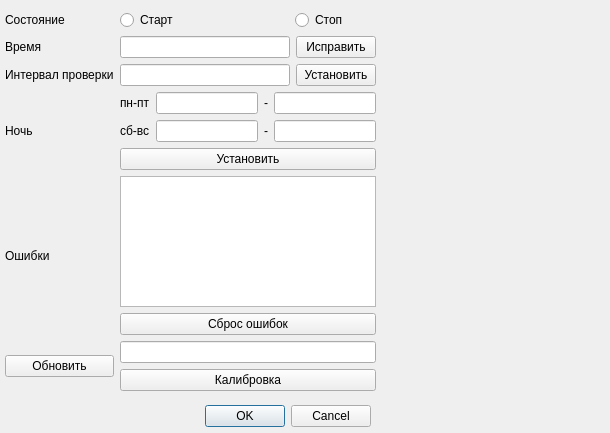
<?xml version="1.0" encoding="UTF-8"?>
<ui version="4.0">
 <class>GlobalStateDialog</class>
 <widget class="QDialog" name="GlobalStateDialog">
  <property name="geometry">
   <rect>
    <x>0</x>
    <y>0</y>
    <width>610</width>
    <height>433</height>
   </rect>
  </property>
  <property name="windowTitle">
   <string>Dialog</string>
  </property>
  <widget class="QDialogButtonBox" name="buttonBox">
   <property name="geometry">
    <rect>
     <x>30</x>
     <y>400</y>
     <width>341</width>
     <height>32</height>
    </rect>
   </property>
   <property name="orientation">
    <enum>Qt::Horizontal</enum>
   </property>
   <property name="standardButtons">
    <set>QDialogButtonBox::Cancel|QDialogButtonBox::Ok</set>
   </property>
  </widget>
  <widget class="QWidget" name="formLayoutWidget">
   <property name="geometry">
    <rect>
     <x>5</x>
     <y>10</y>
     <width>371</width>
     <height>381</height>
    </rect>
   </property>
   <layout class="QGridLayout" name="gridLayout">
    <property name="sizeConstraint">
     <enum>QLayout::SetMaximumSize</enum>
    </property>
    <item row="5" column="1">
     <layout class="QVBoxLayout" name="verticalLayout_3">
      <item>
       <widget class="QLineEdit" name="edCalibrate"/>
      </item>
      <item>
       <widget class="QPushButton" name="btnCalibrate">
        <property name="text">
         <string>Калибровка</string>
        </property>
       </widget>
      </item>
     </layout>
    </item>
    <item row="3" column="1">
     <layout class="QVBoxLayout" name="verticalLayout_2">
      <item>
       <layout class="QHBoxLayout" name="horizontalLayout_5">
        <item>
         <widget class="QLabel" name="label_8">
          <property name="text">
           <string>пн-пт</string>
          </property>
         </widget>
        </item>
        <item>
         <widget class="QLineEdit" name="edNightWDFrom"/>
        </item>
        <item>
         <widget class="QLabel" name="label_6">
          <property name="text">
           <string>-</string>
          </property>
         </widget>
        </item>
        <item>
         <widget class="QLineEdit" name="edNightWDTo"/>
        </item>
       </layout>
      </item>
      <item>
       <layout class="QHBoxLayout" name="horizontalLayout_6">
        <item>
         <widget class="QLabel" name="label_9">
          <property name="text">
           <string>сб-вс</string>
          </property>
         </widget>
        </item>
        <item>
         <widget class="QLineEdit" name="edNightWeFrom"/>
        </item>
        <item>
         <widget class="QLabel" name="label_7">
          <property name="text">
           <string>-</string>
          </property>
         </widget>
        </item>
        <item>
         <widget class="QLineEdit" name="edNightWETo"/>
        </item>
       </layout>
      </item>
      <item>
       <widget class="QPushButton" name="btnSetNight">
        <property name="text">
         <string>Установить</string>
        </property>
       </widget>
      </item>
     </layout>
    </item>
    <item row="0" column="1">
     <layout class="QHBoxLayout" name="horizontalLayout">
      <item>
       <widget class="QRadioButton" name="rdStart">
        <property name="text">
         <string>Старт</string>
        </property>
       </widget>
      </item>
      <item>
       <widget class="QLabel" name="lblNight">
        <property name="enabled">
         <bool>true</bool>
        </property>
        <property name="text">
         <string/>
        </property>
       </widget>
      </item>
      <item>
       <widget class="QRadioButton" name="rdStop">
        <property name="text">
         <string>Стоп</string>
        </property>
       </widget>
      </item>
     </layout>
    </item>
    <item row="4" column="1">
     <layout class="QVBoxLayout" name="verticalLayout">
      <item>
       <widget class="QListWidget" name="lsvErrors"/>
      </item>
      <item>
       <widget class="QPushButton" name="btnResetErrors">
        <property name="text">
         <string>Сброс ошибок</string>
        </property>
       </widget>
      </item>
     </layout>
    </item>
    <item row="1" column="1">
     <layout class="QHBoxLayout" name="horizontalLayout_3">
      <item>
       <widget class="QLineEdit" name="edTime"/>
      </item>
      <item>
       <widget class="QPushButton" name="btnSetTime">
        <property name="text">
         <string>Исправить</string>
        </property>
       </widget>
      </item>
     </layout>
    </item>
    <item row="1" column="0">
     <widget class="QLabel" name="label_2">
      <property name="text">
       <string>Время</string>
      </property>
     </widget>
    </item>
    <item row="4" column="0">
     <widget class="QLabel" name="label_3">
      <property name="text">
       <string>Ошибки</string>
      </property>
     </widget>
    </item>
    <item row="2" column="0">
     <widget class="QLabel" name="label_4">
      <property name="text">
       <string>Интервал проверки</string>
      </property>
     </widget>
    </item>
    <item row="3" column="0">
     <widget class="QLabel" name="label_5">
      <property name="text">
       <string>Ночь</string>
      </property>
     </widget>
    </item>
    <item row="2" column="1">
     <layout class="QHBoxLayout" name="horizontalLayout_4">
      <item>
       <widget class="QLineEdit" name="edTime_2"/>
      </item>
      <item>
       <widget class="QPushButton" name="btSetInterval">
        <property name="text">
         <string>Установить</string>
        </property>
       </widget>
      </item>
     </layout>
    </item>
    <item row="0" column="0">
     <widget class="QLabel" name="label">
      <property name="text">
       <string>Состояние</string>
      </property>
     </widget>
    </item>
    <item row="5" column="0">
     <widget class="QPushButton" name="btRefresh">
      <property name="text">
       <string>Обновить</string>
      </property>
     </widget>
    </item>
   </layout>
  </widget>
 </widget>
 <resources/>
 <connections>
  <connection>
   <sender>buttonBox</sender>
   <signal>accepted()</signal>
   <receiver>GlobalStateDialog</receiver>
   <slot>accept()</slot>
   <hints>
    <hint type="sourcelabel">
     <x>248</x>
     <y>254</y>
    </hint>
    <hint type="destinationlabel">
     <x>157</x>
     <y>274</y>
    </hint>
   </hints>
  </connection>
  <connection>
   <sender>buttonBox</sender>
   <signal>rejected()</signal>
   <receiver>GlobalStateDialog</receiver>
   <slot>reject()</slot>
   <hints>
    <hint type="sourcelabel">
     <x>316</x>
     <y>260</y>
    </hint>
    <hint type="destinationlabel">
     <x>286</x>
     <y>274</y>
    </hint>
   </hints>
  </connection>
 </connections>
</ui>
